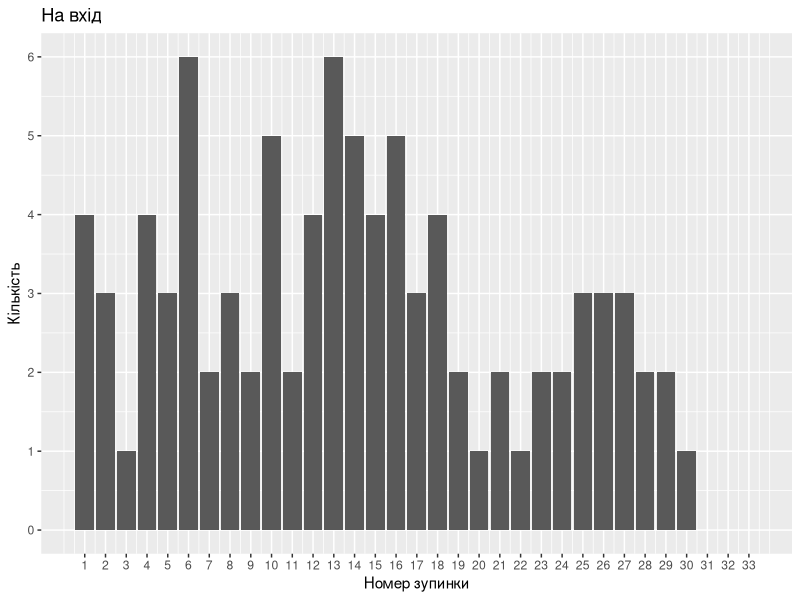
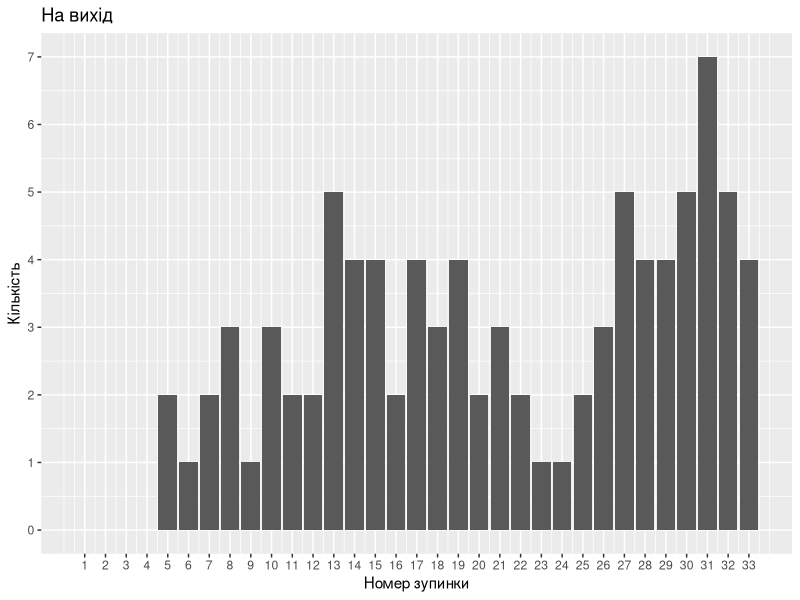

The R script that drew these images, in order: (Note: this script raises an error after producing the figures.)
library(ggplot2)
stats <- read.csv("./data/lab2.csv")

vecIn <- as.numeric(stats$one_in)
vecOut <- as.numeric(stats$one_out)

cat("in: ", sum(vecIn))
cat("out: ", sum(vecOut))

step <- function(vec) {
  return(round(seq(min(vec), max(vec), by = 1),1))
}

p1 <- ggplot(stats, aes(x=id, y=one_in)) + ggtitle("На вхід") + 
  scale_x_continuous(breaks = step(stats$id)) + 
  scale_y_continuous(breaks = step(stats$one_in)) + 
  geom_bar(stat="identity") + ylab("Кількість") + xlab("Номер зупинки")
p2 <- ggplot(stats, aes(x=id, y=one_out)) + ggtitle("На вихід") +
  scale_x_continuous(breaks = step(stats$id)) + 
  scale_y_continuous(breaks = step(stats$one_out)) + 
  geom_bar(stat="identity") + ylab("Кількість") + xlab("Номер зупинки")

multiplot(p1, p2, cols=1)